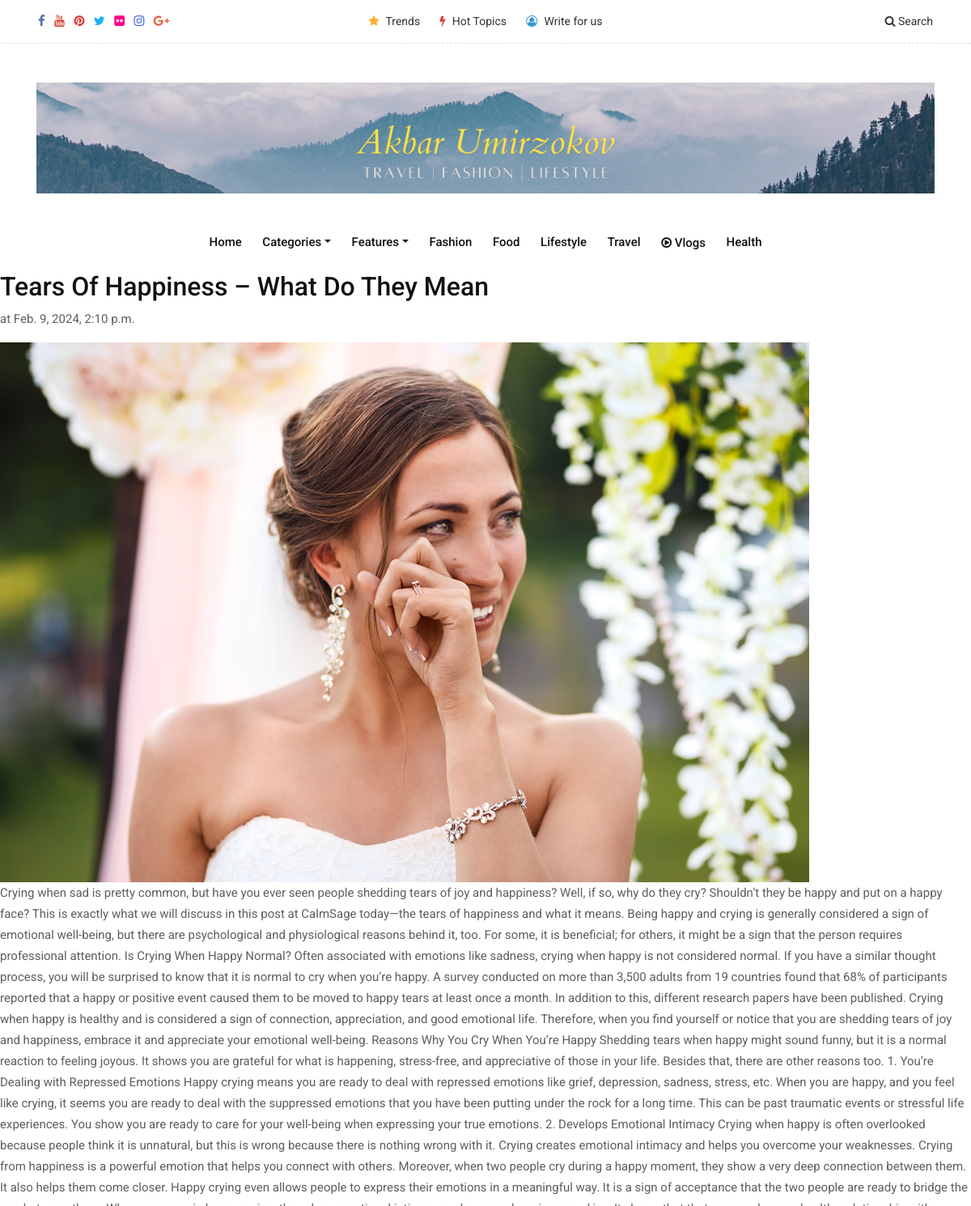
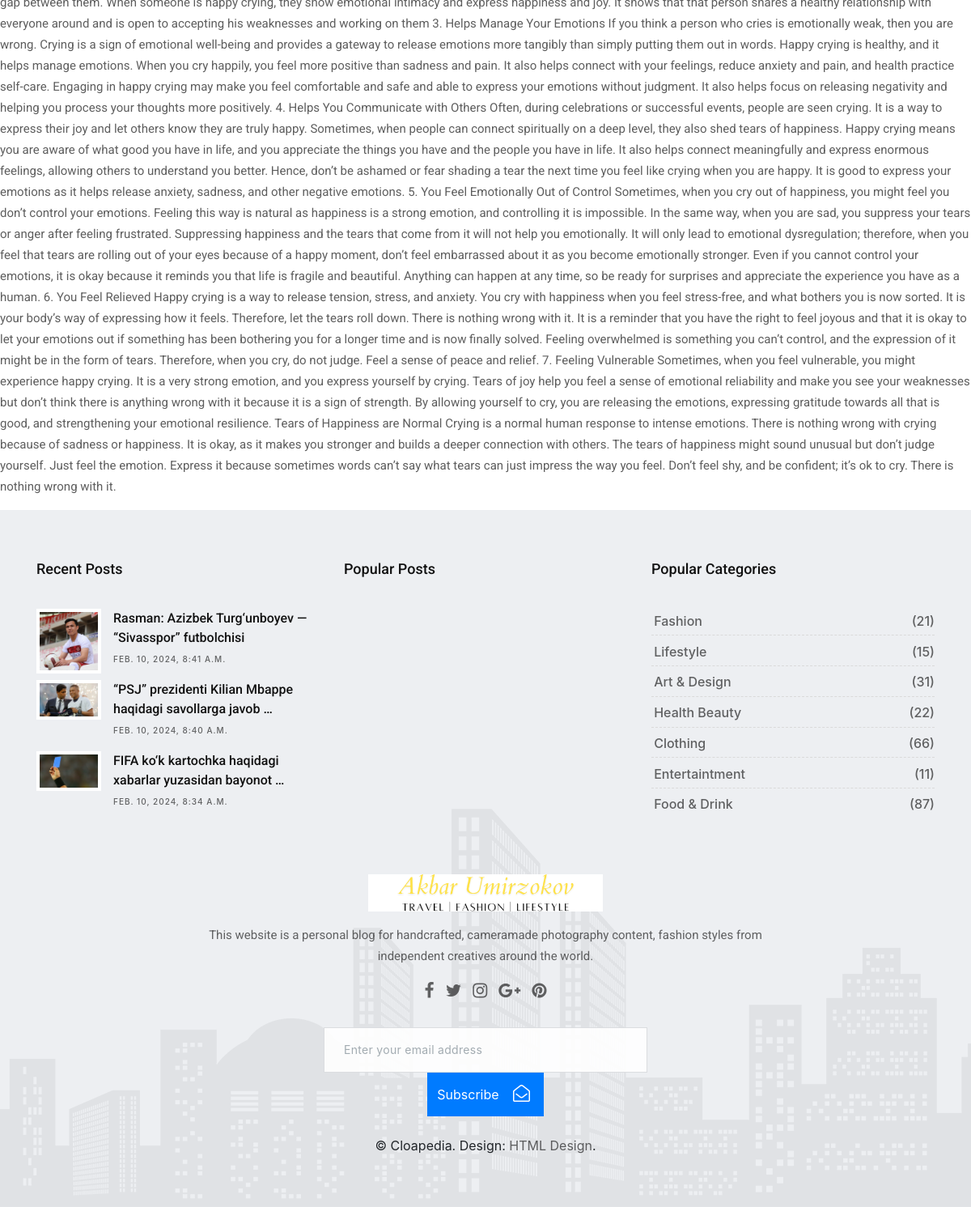
The app's page /news/tears-of-happiness-what-do-they-mean/ with its own data (2 pictures, top to bottom).
### news_app/models.py (models this page shows, shortened)
class News(models.Model):
    class Status(models.TextChoices):
        Published = 'PU', 'Published'
        Draft = 'DR', 'Draft'
    title = models.CharField(max_length=150, verbose_name='Title')
    slug = models.SlugField(max_length=150, unique=True, verbose_name='URL')
    body = models.TextField(verbose_name='Text')
    image = models.ImageField(upload_to='static/images', verbose_name='Image')
    category = models.ForeignKey('Category', on_delete=models.CASCADE, verbose_name='Category')
    published_time = models.DateTimeField(default=timezone.now, verbose_name='Published time')
    created_time = models.DateTimeField(auto_now_add=True, verbose_name='Created time')
    updated_time = models.DateTimeField(auto_now=True, verbose_name='Updated time')
    status = models.CharField(max_length=2, choices=Status.choices, default=Status.Draft, verbose_name='Status')
    objects = models.Manager()
    published = PublishedManager()
    class Meta:
        ordering = ['-published_time']
        verbose_name_plural = 'News'

### news_app/views.py (the view)
# urls.py: path('news/<slug:slug>/', v.NewsDetailView.as_view(), name='news_detail'),
class NewsDetailView(DetailView):
    model = News
    template_name = 'news/news_detail.html'
    context_object_name = 'blog'

### templates/news/news_detail.html
{% extends 'base.html' %}
{% block content %}
    <h2>{{ blog.title }}</h2>
    <p>at {{ blog.published_time }}</p>
    <img src="{{ blog.image.url }}" alt="bu yerda rasm bor">
    <p>{{ blog.body }}</p>
{% endblock content %}

### templates/base.html (shortened to what this page needs)
{% load static %}
<!DOCTYPE html>
<html lang="en">
<head>
    <link href="{% static 'css/bootstrap.css' %}" rel="stylesheet">
    <link href="{% static 'css/font-awesome.min.css' %}" rel="stylesheet">
    <link href="{% static 'style.css' %}" rel="stylesheet">
    <link href="{% static 'css/responsive.css' %}" rel="stylesheet">
    <link href="{% static 'css/colors.css' %}" rel="stylesheet">
    <link rel="stylesheet" href="https://cdn.jsdelivr.net/npm/bootstrap@4.3.1/dist/css/bootstrap.min.css">
</head>
<body>
    <div id="wrapper">
        <div class="topbar-section">
            <div class="container-fluid">
                <div class="row">
                    <div class="col-lg-4 col-md-6 col-sm-6 hidden-xs-down">
                        <div class="topsocial">
                            <a href="#" data-toggle="tooltip" data-placement="bottom" title="Facebook"><i class="fa fa-facebook"></i></a>
                            <a href="#" data-toggle="tooltip" data-placement="bottom" title="Youtube"><i class="fa fa-youtube"></i></a>
                            <a href="#" data-toggle="tooltip" data-placement="bottom" title="Pinterest"><i class="fa fa-pinterest"></i></a>
                            <a href="#" data-toggle="tooltip" data-placement="bottom" title="Twitter"><i class="fa fa-twitter"></i></a>
                            <a href="#" data-toggle="tooltip" data-placement="bottom" title="Flickr"><i class="fa fa-flickr"></i></a>
                            <a href="#" data-toggle="tooltip" data-placement="bottom" title="Instagram"><i class="fa fa-instagram"></i></a>
                            <a href="#" data-toggle="tooltip" data-placement="bottom" title="Google+"><i class="fa fa-google-plus"></i></a>
                        </div>
                    </div>
                    <div class="col-lg-4 hidden-md-down">
                        <div class="topmenu text-center">
                            <ul class="list-inline">
                                <li class="list-inline-item"><a href="{% url 'blog-category-01' %}"><i class="fa fa-star"></i> Trends</a></li>
                                <li class="list-inline-item"><a href="{% url 'blog-category-02' %}"><i class="fa fa-bolt"></i> Hot Topics</a></li>
                                <li class="list-inline-item"><a href="{% url 'page-contact' %}"><i class="fa fa-user-circle-o"></i> Write for us</a></li>
                            </ul>
                        </div>
                    </div>
                    <div class="col-lg-4 col-md-6 col-sm-6 col-xs-12">
                        <div class="topsearch text-right">
                            <a data-toggle="collapse" href="#collapseExample" aria-expanded="false" aria-controls="collapseExample"><i class="fa fa-search"></i> Search</a>
                        </div>
                    </div>
                </div>
            </div>
        </div>
        <div class="header-section">
            <div class="container">
                <div class="row">
                    <div class="col-md-12">
                        <div class="logo">
                            <a href="{% url 'home' %}"><img src="{% static 'upload/White Modern Simple Travel YouTube Banner (2) (2).png' %}" alt=""></a>
                        </div>
                    </div>
                </div>
            </div>
        </div>
        <header class="header">
            <div class="container">
                <nav class="navbar navbar-inverse navbar-toggleable-md">
                    <div class="collapse navbar-collapse justify-content-md-center" id="cloapediamenu">
                        <ul class="navbar-nav">
                            <li class="nav-item">
                                <a class="nav-link color-pink-hover" href="{% url 'home' %}">Home</a>
                            </li>
                            <li class="nav-item dropdown has-submenu menu-large hidden-md-down hidden-sm-down hidden-xs-down">
                                <a class="nav-link dropdown-toggle" href="#" id="dropdown01" data-toggle="dropdown" aria-haspopup="true" aria-expanded="false">Categories</a>
                            </li>
                            <li class="nav-item dropdown has-submenu">
                                <a class="nav-link dropdown-toggle" href="#" id="dropdown02" data-toggle="dropdown" aria-haspopup="true" aria-expanded="false">Features</a>
                            </li>
                            <li class="nav-item">
                                <a class="nav-link color-pink-hover" href="{% url 'blog-category-01' %}">Fashion</a>
                            </li>
                            <li class="nav-item">
                                <a class="nav-link color-red-hover" href="{% url 'blog-category-02' %}">Food</a>
                            </li>
                            <li class="nav-item">
                                <a class="nav-link color-aqua-hover" href="{% url 'blog-category-03' %}">Lifestyle</a>
                            </li>
                            <li class="nav-item">
                                <a class="nav-link color-green-hover" href="blog-category-04.html">Travel</a>
                            </li>
                            <li class="nav-item">
                                <a class="nav-link color-yellow-hover" href="blog-category-05.html"><i class="fa fa-play-circle-o"></i> Vlogs</a>
                            </li>
                            <li class="nav-item">
                                <a class="nav-link color-grey-hover" href="blog-category-06.html">Health</a>
                            </li>
                        </ul>
                    </div>
                </nav>
            </div>
        </header>
{% block content %}
{% endblock content %}
    <footer class="footer">
            <div class="container">
                <div class="row">
                    <div class="col-lg-4 col-md-12 col-sm-12 col-xs-12">
                        <div class="widget">
                            <h2 class="widget-title">Recent Posts</h2>
                            <div class="blog-list-widget">
                                <div class="list-group">
                                    {% for latest_new in latest_news %}
                                    	<a href="{% url 'single' %}" class="list-group-item list-group-item-action flex-column align-items-start">
                                        <div class="w-100 justify-content-between">
                                            <img src="{{ latest_new.image.url }}" alt="" class="img-fluid float-left">
                                            <h5 class="mb-1">{{ latest_new.title|truncatewords:7 }}</h5>
                                            <small>{{ latest_new.published_time}}</small>
                                        </div>
                                        </a>
                                    {% endfor %}
                                </div>
                            </div>
                        </div>
                    </div>
                    <div class="col-lg-4 col-md-12 col-sm-12 col-xs-12">
                        <div class="widget">
                            <h2 class="widget-title">Popular Posts</h2>
                        </div>
                    </div>
                    <div class="col-lg-4 col-md-12 col-sm-12 col-xs-12">
                        <div class="widget">
                            <h2 class="widget-title">Popular Categories</h2>
                            <div class="link-widget">
                                <ul>
                                    <li><a href="#">Fashion <span>(21)</span></a></li>
                                    <li><a href="#">Lifestyle <span>(15)</span></a></li>
                                    <li><a href="#">Art & Design <span>(31)</span></a></li>
                                    <li><a href="#">Health Beauty <span>(22)</span></a></li>
                                    <li><a href="#">Clothing <span>(66)</span></a></li>
                                    <li><a href="#">Entertaintment <span>(11)</span></a></li>
                                    <li><a href="#">Food & Drink <span>(87)</span></a></li>
                                </ul>
                            </div>
                        </div>
                    </div>
                </div>
                <div class="row">
                    <div class="col-lg-8 offset-lg-2">
                        <div class="widget">
                            <div class="footer-text text-center">
                                <a href="{% url 'home' %}"><img src="{% static 'upload/Travel  Fashion  Lifestyle.png' %}" alt="" class="img-fluid"></a>
                                <p>This website is a personal blog for handcrafted, cameramade photography content, fashion styles from independent creatives around the world.</p>
                                <div class="social">
                                    <a href="#" data-toggle="tooltip" data-placement="bottom" title="Facebook"><i class="fa fa-facebook"></i></a>
                                    <a href="#" data-toggle="tooltip" data-placement="bottom" title="Twitter"><i class="fa fa-twitter"></i></a>
                                    <a href="#" data-toggle="tooltip" data-placement="bottom" title="Instagram"><i class="fa fa-instagram"></i></a>
                                    <a href="#" data-toggle="tooltip" data-placement="bottom" title="Google Plus"><i class="fa fa-google-plus"></i></a>
                                    <a href="#" data-toggle="tooltip" data-placement="bottom" title="Pinterest"><i class="fa fa-pinterest"></i></a>
                                </div>
                                <div class="newsletter-widget text-center">
                                    <form class="form-inline">
                                        <label>
                                            <input type="email" class="form-control" placeholder="Enter your email address">
                                        </label>
                                        <button type="submit" class="btn btn-primary">Subscribe <i class="fa fa-envelope-open-o"></i></button>
                                    </form>
                                </div>
                            </div>
                        </div>
                    </div>
                </div>
                <div class="row">
                    <div class="col-md-12 text-center">
                        <br>
                        <div class="copyright">&copy; Cloapedia. Design: <a href="http://html.design">HTML Design</a>.</div>
                    </div>
                </div>
            </div>
    </footer>
    </div>
</body>
</html>

### records on screen
News: title "Tears Of Happiness – What Do They Mean", published_time "Feb. 9, 2024, 2:10 p.m.", image (picture), body "Crying when sad is pretty common, but have you ever seen people shedding tears of joy and happiness? Well, if so, why do they cry? Shouldn’t they be happy and put on a happy face? This is exactly what we will discuss in this post at CalmSage today—the tears of happiness and what it means. Being happy and crying is generally considered a sign of emotional well-being, but there are psychological and physiological reasons behind it, too. For some, it is beneficial; for others, it might be a sign that the person requires professional attention. Is Crying When Happy Normal? Often associated with emotions like sadness, crying when happy is not considered normal. If you have a similar thought…"
News: image (picture), title "Rasman: Azizbek Turg‘unboyev — “Sivasspor” futbolchisi", published_time "FEB. 10, 2024, 8:41 A.M."
News: image (picture), title "“PSJ” prezidenti Kilian Mbappe haqidagi savollarga javob …", published_time "FEB. 10, 2024, 8:40 A.M."
News: image (picture), title "FIFA ko‘k kartochka haqidagi xabarlar yuzasidan bayonot …", published_time "FEB. 10, 2024, 8:34 A.M."
